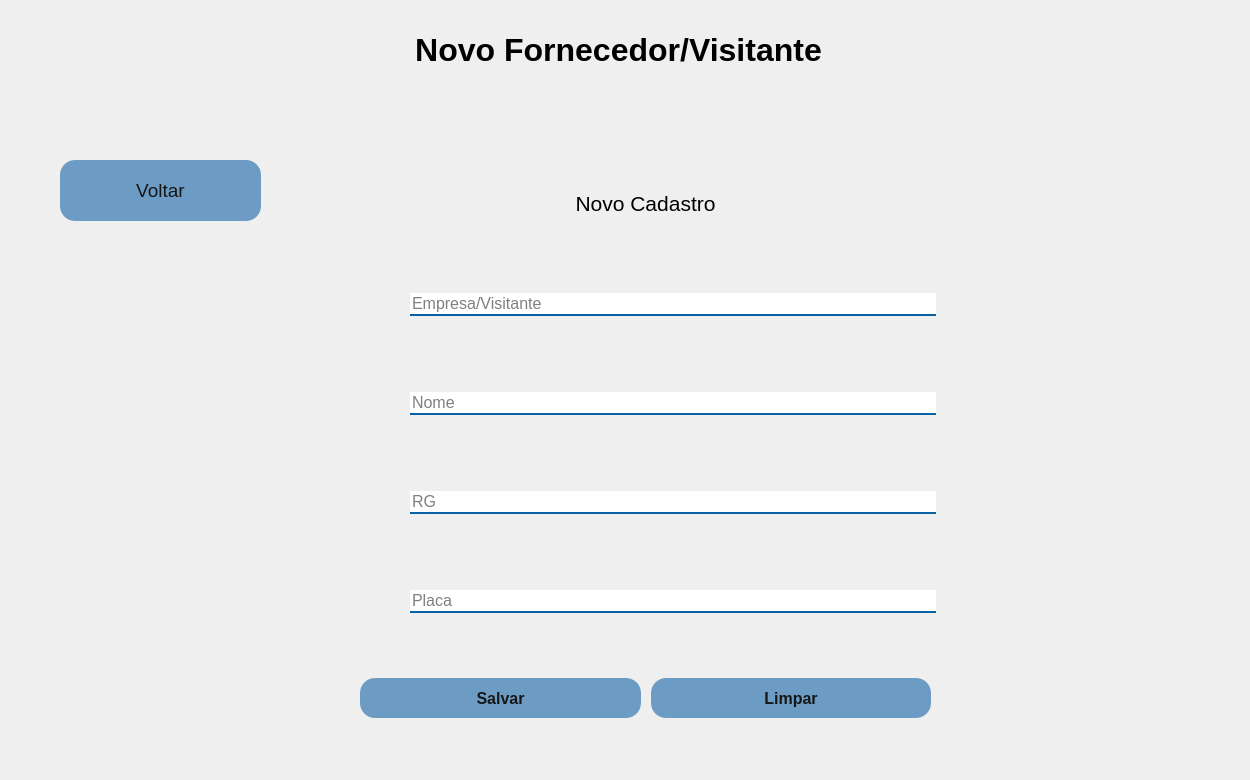
      <widget class="QWidget" name="pg_novo_fornecedor">
       <widget class="QLabel" name="label_48">
        <property name="geometry">
         <rect>
          <x>-2</x>
          <y>0</y>
          <width>1241</width>
          <height>100</height>
         </rect>
        </property>
        <property name="maximumSize">
         <size>
          <width>16777215</width>
          <height>100</height>
         </size>
        </property>
        <property name="font">
         <font>
          <pointsize>24</pointsize>
          <weight>75</weight>
          <bold>true</bold>
         </font>
        </property>
        <property name="text">
         <string>Novo Fornecedor/Visitante</string>
        </property>
        <property name="alignment">
         <set>Qt::AlignCenter</set>
        </property>
       </widget>
       <widget class="QWidget" name="layoutWidget_4">
        <property name="geometry">
         <rect>
          <x>340</x>
          <y>130</y>
          <width>611</width>
          <height>641</height>
         </rect>
        </property>
        <layout class="QVBoxLayout" name="verticalLayout_15">
         <item>
          <widget class="QLabel" name="label_55">
           <property name="maximumSize">
            <size>
             <width>16777215</width>
             <height>50</height>
            </size>
           </property>
           <property name="font">
            <font>
             <family>Arial</family>
             <pointsize>16</pointsize>
            </font>
           </property>
           <property name="text">
            <string>Novo Cadastro</string>
           </property>
           <property name="alignment">
            <set>Qt::AlignCenter</set>
           </property>
          </widget>
         </item>
         <item>
          <layout class="QHBoxLayout" name="horizontalLayout_41">
           <property name="spacing">
            <number>10</number>
           </property>
           <property name="leftMargin">
            <number>15</number>
           </property>
           <property name="rightMargin">
            <number>15</number>
           </property>
           <item>
            <widget class="QLabel" name="label_56">
             <property name="sizePolicy">
              <sizepolicy hsizetype="Preferred" vsizetype="Preferred">
               <horstretch>45</horstretch>
               <verstretch>70</verstretch>
              </sizepolicy>
             </property>
             <property name="minimumSize">
              <size>
               <width>45</width>
               <height>45</height>
              </size>
             </property>
             <property name="maximumSize">
              <size>
               <width>45</width>
               <height>45</height>
              </size>
             </property>
             <property name="text">
              <string/>
             </property>
             <property name="pixmap">
              <pixmap resource="resources.qrc">:/icons/icons/fornecedor.png</pixmap>
             </property>
             <property name="scaledContents">
              <bool>true</bool>
             </property>
            </widget>
           </item>
           <item>
            <widget class="QLineEdit" name="txt_novo_fornecedor">
             <property name="font">
              <font>
               <family>Arial</family>
               <pointsize>12</pointsize>
              </font>
             </property>
             <property name="styleSheet">
              <string notr="true">border-left:None;
border-right:None;
border-top:None;
border-bottom: 2px solid #0763a4;</string>
             </property>
             <property name="placeholderText">
              <string>Empresa/Visitante</string>
             </property>
            </widget>
           </item>
          </layout>
         </item>
         <item>
          <layout class="QHBoxLayout" name="horizontalLayout_44">
           <property name="spacing">
            <number>10</number>
           </property>
           <property name="leftMargin">
            <number>15</number>
           </property>
           <property name="rightMargin">
            <number>15</number>
           </property>
           <item>
            <widget class="QLabel" name="label_58">
             <property name="sizePolicy">
              <sizepolicy hsizetype="Preferred" vsizetype="Preferred">
               <horstretch>45</horstretch>
               <verstretch>70</verstretch>
              </sizepolicy>
             </property>
             <property name="minimumSize">
              <size>
               <width>45</width>
               <height>45</height>
              </size>
             </property>
             <property name="maximumSize">
              <size>
               <width>45</width>
               <height>45</height>
              </size>
             </property>
             <property name="text">
              <string/>
             </property>
             <property name="pixmap">
              <pixmap resource="resources.qrc">:/icons/icons/nome.png</pixmap>
             </property>
             <property name="scaledContents">
              <bool>true</bool>
             </property>
            </widget>
           </item>
           <item>
            <widget class="QLineEdit" name="txt_novo_entregador">
             <property name="font">
              <font>
               <family>Arial</family>
               <pointsize>12</pointsize>
              </font>
             </property>
             <property name="styleSheet">
              <string notr="true">border-left:None;
border-right:None;
border-top:None;
border-bottom: 2px solid #0763a4;</string>
             </property>
             <property name="placeholderText">
              <string>Nome</string>
             </property>
            </widget>
           </item>
          </layout>
         </item>
         <item>
          <layout class="QHBoxLayout" name="horizontalLayout_45">
           <property name="spacing">
            <number>10</number>
           </property>
           <property name="leftMargin">
            <number>15</number>
           </property>
           <property name="rightMargin">
            <number>15</number>
           </property>
           <item>
            <widget class="QLabel" name="label_62">
             <property name="sizePolicy">
              <sizepolicy hsizetype="Preferred" vsizetype="Preferred">
               <horstretch>45</horstretch>
               <verstretch>70</verstretch>
              </sizepolicy>
             </property>
             <property name="minimumSize">
              <size>
               <width>45</width>
               <height>45</height>
              </size>
             </property>
             <property name="maximumSize">
              <size>
               <width>45</width>
               <height>45</height>
              </size>
             </property>
             <property name="text">
              <string/>
             </property>
             <property name="pixmap">
              <pixmap resource="resources.qrc">:/icons/icons/documento.png</pixmap>
             </property>
             <property name="scaledContents">
              <bool>true</bool>
             </property>
            </widget>
           </item>
           <item>
            <widget class="QLineEdit" name="txt_novo_rg">
             <property name="font">
              <font>
               <family>Arial</family>
               <pointsize>12</pointsize>
              </font>
             </property>
             <property name="styleSheet">
              <string notr="true">border-left:None;
border-right:None;
border-top:None;
border-bottom: 2px solid #0763a4;</string>
             </property>
             <property name="placeholderText">
              <string>RG</string>
             </property>
            </widget>
           </item>
          </layout>
         </item>
         <item>
          <layout class="QHBoxLayout" name="horizontalLayout_46">
           <property name="spacing">
            <number>10</number>
           </property>
           <property name="leftMargin">
            <number>15</number>
           </property>
           <property name="rightMargin">
            <number>15</number>
           </property>
           <item>
            <widget class="QLabel" name="label_63">
             <property name="sizePolicy">
              <sizepolicy hsizetype="Preferred" vsizetype="Preferred">
               <horstretch>45</horstretch>
               <verstretch>70</verstretch>
              </sizepolicy>
             </property>
             <property name="minimumSize">
              <size>
               <width>45</width>
               <height>45</height>
              </size>
             </property>
             <property name="maximumSize">
              <size>
               <width>45</width>
               <height>45</height>
              </size>
             </property>
             <property name="text">
              <string/>
             </property>
             <property name="pixmap">
              <pixmap resource="resources.qrc">:/icons/icons/placa.png</pixmap>
             </property>
             <property name="scaledContents">
              <bool>true</bool>
             </property>
            </widget>
           </item>
           <item>
            <widget class="QLineEdit" name="txt_novo_placa">
             <property name="font">
              <font>
               <family>Arial</family>
               <pointsize>12</pointsize>
              </font>
             </property>
             <property name="styleSheet">
              <string notr="true">border-left:None;
border-right:None;
border-top:None;
border-bottom: 2px solid #0763a4;</string>
             </property>
             <property name="placeholderText">
              <string>Placa</string>
             </property>
            </widget>
           </item>
          </layout>
         </item>
         <item>
          <layout class="QHBoxLayout" name="horizontalLayout_47">
           <property name="spacing">
            <number>10</number>
           </property>
           <property name="leftMargin">
            <number>20</number>
           </property>
           <property name="rightMargin">
            <number>20</number>
           </property>
           <item>
            <widget class="QPushButton" name="btn_novo_fornecedor">
             <property name="maximumSize">
              <size>
               <width>16777215</width>
               <height>40</height>
              </size>
             </property>
             <property name="font">
              <font>
               <family>Arial</family>
               <pointsize>12</pointsize>
               <weight>75</weight>
               <bold>true</bold>
              </font>
             </property>
             <property name="styleSheet">
              <string notr="true">QPushButton{
	color: #161616;
	background-color: rgb(108, 156, 196);
	border-radius: 15px;
}
QPushButton:hover{
	color: #fff;
	background-color: rgb(116, 164, 191);
}</string>
             </property>
             <property name="text">
              <string>Salvar</string>
             </property>
             <property name="checkable">
              <bool>true</bool>
             </property>
             <property name="autoExclusive">
              <bool>true</bool>
             </property>
            </widget>
           </item>
           <item>
            <widget class="QPushButton" name="btn_limpar_cadastro_fornecedor">
             <property name="maximumSize">
              <size>
               <width>16777215</width>
               <height>40</height>
              </size>
             </property>
             <property name="font">
              <font>
               <family>Arial</family>
               <pointsize>12</pointsize>
               <weight>75</weight>
               <bold>true</bold>
              </font>
             </property>
             <property name="styleSheet">
              <string notr="true">QPushButton{
	color: #161616;
	background-color: rgb(108, 156, 196);
	border-radius: 15px;
}
QPushButton:hover{
	color: #fff;
	background-color: rgb(116, 164, 191);
}</string>
             </property>
             <property name="text">
              <string>Limpar</string>
             </property>
             <property name="checkable">
              <bool>true</bool>
             </property>
             <property name="autoExclusive">
              <bool>true</bool>
             </property>
            </widget>
           </item>
          </layout>
         </item>
        </layout>
       </widget>
       <widget class="QPushButton" name="btn_voltar_fornecedor">
        <property name="geometry">
         <rect>
          <x>60</x>
          <y>160</y>
          <width>201</width>
          <height>61</height>
         </rect>
        </property>
        <property name="font">
         <font>
          <pointsize>14</pointsize>
         </font>
        </property>
        <property name="styleSheet">
         <string notr="true">QPushButton{
	color: #161616;
	background-color: rgb(108, 156, 196);
	border-radius: 15px;
}
QPushButton:hover{
	color: #fff;
	background-color: rgb(116, 164, 191);
}</string>
        </property>
        <property name="text">
         <string>Voltar</string>
        </property>
        <property name="checkable">
         <bool>true</bool>
        </property>
        <property name="autoExclusive">
         <bool>true</bool>
        </property>
       </widget>
      </widget>
